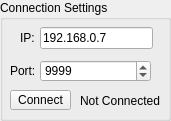
   <widget class="QGroupBox" name="connectionSettingsGroup">
    <property name="geometry">
     <rect>
      <x>10</x>
      <y>10</y>
      <width>171</width>
      <height>121</height>
     </rect>
    </property>
    <property name="title">
     <string>Connection Settings</string>
    </property>
    <widget class="QLabel" name="ipInputLabel">
     <property name="geometry">
      <rect>
       <x>20</x>
       <y>30</y>
       <width>16</width>
       <height>16</height>
      </rect>
     </property>
     <property name="text">
      <string>IP:</string>
     </property>
    </widget>
    <widget class="QLineEdit" name="ipInput">
     <property name="geometry">
      <rect>
       <x>40</x>
       <y>27</y>
       <width>113</width>
       <height>22</height>
      </rect>
     </property>
     <property name="inputMask">
      <string notr="true"/>
     </property>
     <property name="text">
      <string notr="true">192.168.0.7</string>
     </property>
    </widget>
    <widget class="QLabel" name="portInputLabel">
     <property name="geometry">
      <rect>
       <x>10</x>
       <y>63</y>
       <width>31</width>
       <height>16</height>
      </rect>
     </property>
     <property name="text">
      <string>Port:</string>
     </property>
    </widget>
    <widget class="QPushButton" name="connectButton">
     <property name="geometry">
      <rect>
       <x>10</x>
       <y>90</y>
       <width>61</width>
       <height>20</height>
      </rect>
     </property>
     <property name="text">
      <string>Connect</string>
     </property>
    </widget>
    <widget class="QSpinBox" name="portInput">
     <property name="geometry">
      <rect>
       <x>40</x>
       <y>60</y>
       <width>111</width>
       <height>22</height>
      </rect>
     </property>
     <property name="minimum">
      <number>1023</number>
     </property>
     <property name="maximum">
      <number>65535</number>
     </property>
     <property name="value">
      <number>9999</number>
     </property>
    </widget>
    <widget class="QLabel" name="connectionStatusLabel">
     <property name="geometry">
      <rect>
       <x>80</x>
       <y>93</y>
       <width>81</width>
       <height>16</height>
      </rect>
     </property>
     <property name="text">
      <string>Not Connected</string>
     </property>
    </widget>
   </widget>
